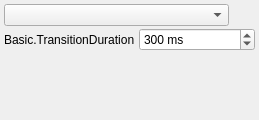
<?xml version="1.0" encoding="UTF-8"?>
<ui version="4.0">
 <class>OBSBasicTransitions</class>
 <widget class="QWidget" name="OBSBasicTransitions">
  <property name="geometry">
   <rect>
    <x>0</x>
    <y>0</y>
    <width>259</width>
    <height>120</height>
   </rect>
  </property>
  <layout class="QVBoxLayout" name="verticalLayout_3">
   <property name="leftMargin">
    <number>4</number>
   </property>
   <property name="topMargin">
    <number>4</number>
   </property>
   <property name="rightMargin">
    <number>4</number>
   </property>
   <property name="bottomMargin">
    <number>4</number>
   </property>
   <item>
    <widget class="QFrame" name="transitionsContainer">
     <layout class="QVBoxLayout" name="verticalLayout_2">
      <property name="spacing">
       <number>2</number>
      </property>
      <property name="leftMargin">
       <number>0</number>
      </property>
      <property name="topMargin">
       <number>0</number>
      </property>
      <property name="rightMargin">
       <number>0</number>
      </property>
      <property name="bottomMargin">
       <number>0</number>
      </property>
      <item>
       <layout class="QHBoxLayout" name="transitionsLayout">
        <property name="spacing">
         <number>4</number>
        </property>
        <item>
         <widget class="QComboBox" name="transitions">
          <property name="minimumSize">
           <size>
            <width>120</width>
            <height>0</height>
           </size>
          </property>
          <property name="accessibleName">
           <string>Transition</string>
          </property>
         </widget>
        </item>
        <item>
         <widget class="QPushButton" name="transitionProps">
          <property name="sizePolicy">
           <sizepolicy hsizetype="Maximum" vsizetype="Maximum">
            <horstretch>0</horstretch>
            <verstretch>0</verstretch>
           </sizepolicy>
          </property>
          <property name="maximumSize">
           <size>
            <width>22</width>
            <height>22</height>
           </size>
          </property>
          <property name="toolTip">
           <string>Basic.TransitionProperties</string>
          </property>
          <property name="accessibleName">
           <string>Basic.TransitionProperties</string>
          </property>
          <property name="text">
           <string notr="true"/>
          </property>
          <property name="icon">
           <iconset resource="obs.qrc">
            <normaloff>:/settings/images/settings/general.svg</normaloff>:/settings/images/settings/general.svg</iconset>
          </property>
          <property name="flat">
           <bool>true</bool>
          </property>
          <property name="themeID" stdset="0">
           <string notr="true">configIconSmall</string>
          </property>
         </widget>
        </item>
       </layout>
      </item>
      <item>
       <layout class="QHBoxLayout" name="horizontalLayout_3">
        <property name="spacing">
         <number>4</number>
        </property>
        <item>
         <widget class="QLabel" name="transitionDurationLabel">
          <property name="sizePolicy">
           <sizepolicy hsizetype="Maximum" vsizetype="Preferred">
            <horstretch>0</horstretch>
            <verstretch>0</verstretch>
           </sizepolicy>
          </property>
          <property name="text">
           <string>Basic.TransitionDuration</string>
          </property>
          <property name="buddy">
           <cstring>transitionDuration</cstring>
          </property>
         </widget>
        </item>
        <item>
         <widget class="QSpinBox" name="transitionDuration">
          <property name="accessibleName">
           <string>Basic.TransitionDuration</string>
          </property>
          <property name="suffix">
           <string> ms</string>
          </property>
          <property name="minimum">
           <number>50</number>
          </property>
          <property name="maximum">
           <number>20000</number>
          </property>
          <property name="singleStep">
           <number>50</number>
          </property>
          <property name="value">
           <number>300</number>
          </property>
         </widget>
        </item>
       </layout>
      </item>
      <item>
       <spacer name="verticalSpacer">
        <property name="orientation">
         <enum>Qt::Vertical</enum>
        </property>
        <property name="sizeHint" stdset="0">
         <size>
          <width>20</width>
          <height>40</height>
         </size>
        </property>
       </spacer>
      </item>
     </layout>
    </widget>
   </item>
  </layout>
 </widget>
 <resources>
  <include location="obs.qrc"/>
 </resources>
 <connections/>
</ui>
